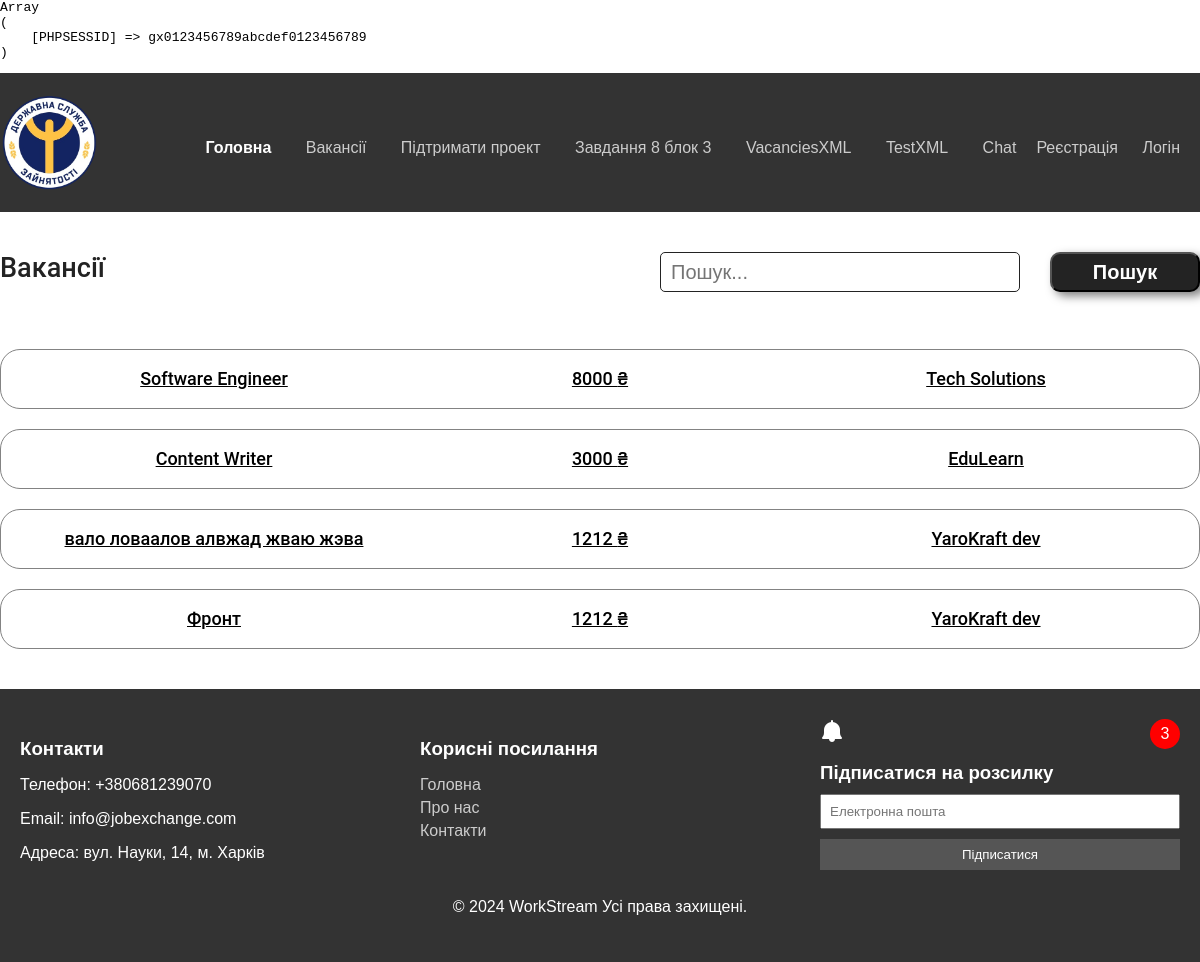
Before: /vacancies with the older database file.
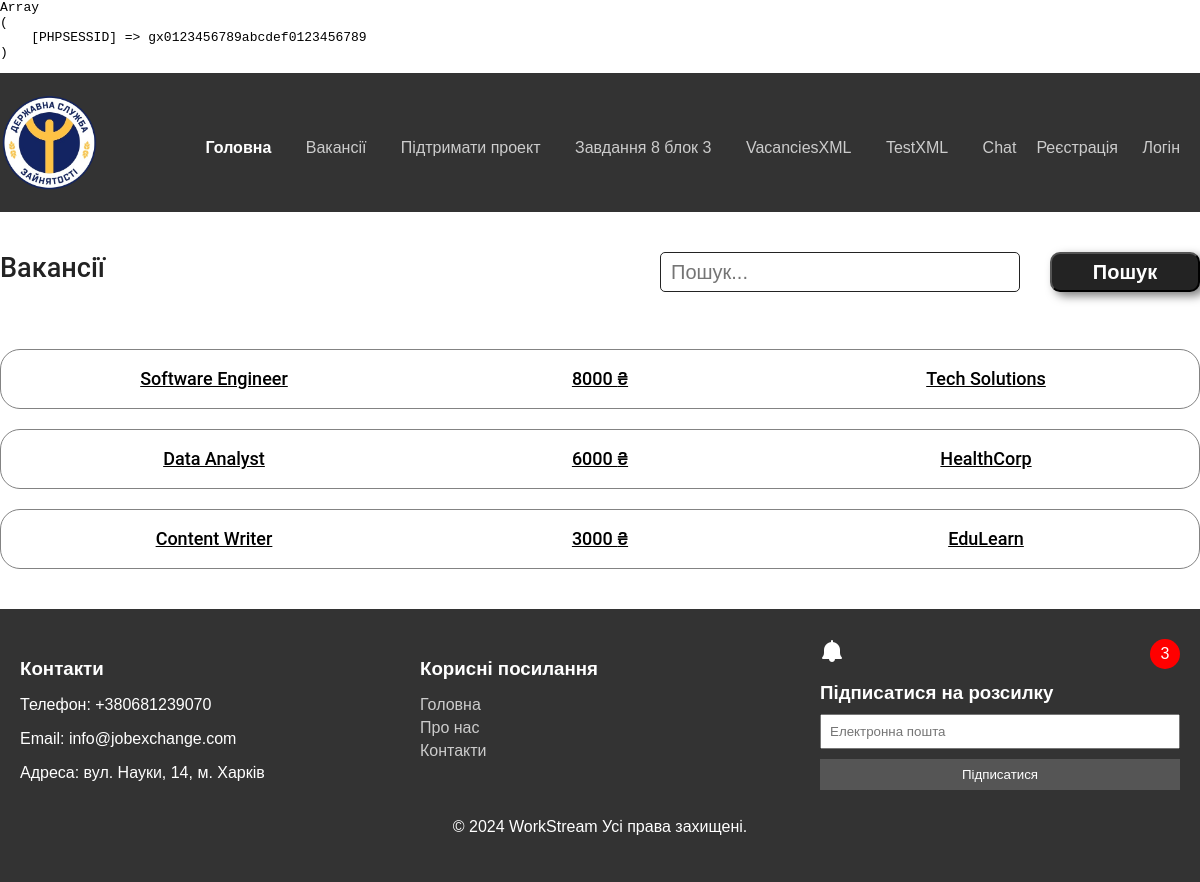
After: the same page with the newer database file.
### tables this page shows
CREATE TABLE vacancy (
                vacancy_id          INTEGER         PRIMARY KEY AUTOINCREMENT,
                description         TEXT            NOT NULL,
                is_remote           INTEGER         DEFAULT 0,
                monthly_salary      DECIMAL (10, 2),
                worker_competence   TEXT,
                profile_requirement TEXT,
                language            VARCHAR (255),
                is_blocked          INTEGER         DEFAULT 0,
                creation_date       DATETIME        DEFAULT CURRENT_TIMESTAMP,
                is_closed           INTEGER         DEFAULT 0,
                location            TEXT,
                company_id                          REFERENCES company (company_id) 
            );

CREATE TABLE company (
                company_id INTEGER PRIMARY KEY AUTOINCREMENT,
                name VARCHAR(255) NOT NULL,
                password VARCHAR(255) NOT NULL,
                description TEXT,
                link VARCHAR(255),
                location VARCHAR(255),
                creation_date DATETIME NOT NULL DEFAULT CURRENT_TIMESTAMP
            );

### views/vacancies.php (called while the page is built, shortened)
<?php
    require './classes/vacancies.php';
    $searchTerm = isset($_GET['search']) ? $_GET['search'] : '';
    $page = new VacanciesPage($searchTerm);
    $page->displayHeader();
    $page->displayBody();
    $page->displayFooter();
?>

### classes/vacancies.php (the view, shortened to what this page needs)
<?php
    require 'page.php';
    class VacanciesPage extends Page
    {
        private $database_file = 'lw1.db';
        private $conn;
        private $vacancies = [];
        public function __construct($searchTerm = '')
        {
            $this->conn = new SQLite3($this->database_file);
            $this->getVacancies($searchTerm);
        }
        private function getVacancies($searchTerm = ''): void
        {
            $query = 'SELECT v.*, c.name AS company_name FROM vacancy v LEFT JOIN company c ON v.company_id = c.company_id WHERE v.is_closed = 0';
            if (!empty($searchTerm)) {
                $query .= ' AND c.name LIKE :search';
                $stmt = $this->conn->prepare($query);
                $stmt->bindValue(':search', '%' . $searchTerm . '%', SQLITE3_TEXT);
                $result = $stmt->execute();
            } else {
                $result = $this->conn->query($query);
            }
            while ($row = $result->fetchArray(SQLITE3_ASSOC)) {
                $this->vacancies[] = $row;
            }
        }
        public function displayBodyContent(): void
        {
            $search = isset($_GET['search']) ? $_GET['search'] : '';
            echo "<div class='page__title'>Вакансії";
            echo "
            <form method='get' action='/vacancies' class='search-form'>
                <input type='text' name='search' placeholder='Пошук...' class = 'search_input' value='{$search}' />
                <button type='submit' class = 'search_button'>Пошук</button>
            </form>
        ";
            echo "</div>";
            echo "<div class='vacancies__row'>";
            foreach ($this->vacancies as $vacancy) {
                $is_company = isset($_COOKIE['type']) && $_COOKIE['type'] == 'company' &&  $_COOKIE['company_id'] == $vacancy['company_id'];
                echo "
           <div class='vacancie_wraper'>
                <a href='/vacancie/{$vacancy['vacancy_id']}' class='vacancie " . ($is_company ? "vacancie_wraper_company" : "") . "'>
                    <div class='vacancie__title'> {$vacancy['description']}</div>
                    <div class='vacancie__title'> {$vacancy['monthly_salary']} ₴</div>
                    <div class='vacancie__title'>   {$vacancy['company_name']}</div>
                </a>
                ";
                echo "
                </div>
                ";
            }
            echo '</div>';
        }
    }
?>

### index.php (shortened to what this page needs)
<?php
$request = $_SERVER['REQUEST_URI'];
switch ($request) {
    case '/vacancies':
        require __DIR__ . '/views/vacancies.php';
        break;
}
?>

### classes/page.php (shortened to what this page needs)
<?php
    class Page
    {
        public function displayHeader()
        {
            echo '<pre>';
            print_r($_COOKIE);
            echo '</pre>';
            echo '
            <head>
                <meta charset="UTF-8">
                <meta name="viewport" content="width=device-width, initial-scale=1.0">
                <title>Сайт</title>
                <link rel="stylesheet" href="../style.css">
            </head>
            <header>
                <div class="header-content">
                    <div class="wrap-logo">
                        <a href="/" class="logo">
                            <img src="/assets/images/Логотип_ДСЗУ.png" alt="WorkStream Logo">
                        </a>
                    </div>
                    <nav>
                        <div class="navcontainer">
                            <a class="nav-item active" href="/">Головна</a>
                            <a class="nav-item" href="/vacancies">Вакансії</a>';
            echo '
                            <a class="nav-item" href="/donat">Підтримати проект</a>
                            <a class="nav-item" href="/block3task8">Завдання 8 блок 3</a>
                            <a class="nav-item" href="/VacanciesXML">VacanciesXML</a>
                            <a class="nav-item" href="/TestXML">TestXML</a>
                            <a class="nav-item" href="/Chat">Chat</a>
                        </div>';
            echo '<div class="logout-container">';
            if (isset($_COOKIE['login'])) {
                $login = $_COOKIE['login'];
                echo "<a href=\"/profile\">Профіль $login</a>";
                echo "<form action=\"\" method=\"post\">
                        <input type=\"submit\" name=\"logout\" value=\"Розлогінитися\" class=\"logout-button\">
                      </form>";
            } else {
                echo '<a href="/regist">Реєстрація</a>
                      <a href="/login">Логін</a>';
            }
            echo '</div>';
            echo '
                    </nav>
                </div>
            </header>';
        }
        public function displayBody()
        {
            echo '<main>';
            echo '<div class = "container">';
            $this->displayBodyContent();
            echo '</div>';
            echo '</main>';
        }
        public function displayFooter()
        {
            $db = new SQLite3('lw1.db');
            $unreadMessagesQuery = "SELECT COUNT(*) FROM message WHERE is_read = 0";
            $unreadMessagesResult = $db->querySingle($unreadMessagesQuery);
            $buttonClass = ($unreadMessagesResult == 0) ? 'notification-button-empty' : 'notification-button';
            echo '
    <head>
    <meta charset="UTF-8">
    <meta name="viewport" content="width=device-width, initial-scale=1.0">
    <title>Сайт</title>
    <link rel="stylesheet" href="style.css">
    </head>
    <footer>
    <div class="footer-wrapper">
        <div class="footer-section">
            <h3>Контакти</h3>
            <p>Телефон: +380681239070</p>
            <p>Email: info@jobexchange.com
            </p>
            <p>Адреса: вул. Науки, 14, м. Харків
            </p>
        </div>
        <div class="footer-section">
            <h3>Корисні посилання</h3>
            <ul>
                <li><a href="#home">Головна</a></li>
                <li><a href="#about">Про нас</a></li>
                <li><a href="#contact">Контакти</a></li>
            </ul>
        </div>
        <div class="footer-section">
            <div class="' . $buttonClass . ' notification-button">
                <span class="notification-count">' . $unreadMessagesResult . '</span>
                <img src="assets\images\icons8-notification-24.png" alt="Иконка">
            </div>
            <h3>Підписатися на розсилку</h3>
            <form action="#" method="post">
                <input type="email" name="email" placeholder="Електронна пошта">
                <button type="submit">Підписатися</button>
            </form>
        </div>
    </div>
    <div class="copyright">
        <p>&copy; 2024 WorkStream Усі права захищені.</p>
    </div>
    </footer>
    <script src="/assets/js/vacancies.js"></script>
    <script src="/assets/js/vacanciesInfo.js"></script>
    <script src="/assets/js/interview.js"></script>
    <script>
        document.addEventListener("DOMContentLoaded", function() {
            // Получаем кнопку уведомлений
            var notificationButton = document.querySelector(".notification-button");
            // Проверяем, что кнопка существует, чтобы избежать ошибок
            if (notificationButton) {
                // Добавляем обработчик события при нажатии на кнопку
                notificationButton.addEventListener("click", function() {
                    // Перенаправляем пользователя на страницу чата
                    window.location.href = "/Chat";
                });
            }
        });
    </script>
    ';
        }
    }
?>

### style.css (style rules this page uses)
* { box-sizing: border-box; }
form { display: inline; }
.logout-container { margin-right: 10px; display: inline; text-align: right; }
.navcontainer { display: inline; }
header { background-color: #333; padding: 20px 0; text-align: center; }
.logo { color: #fff; text-decoration: none; font-size: 24px; font-weight: bold; }
nav { display: flex; margin-top: 10px; justify-content: space-between; }
nav a { color: #ccc; text-decoration: none; margin: 0 10px; transition: color 0.3s; }
nav a.active { color: #fff; }
footer { background-color: #333; color: #fff; padding: 30px 0; position: relative; bottom: 0; width: 100%; }
.footer-wrapper { display: flex; justify-content: space-around; max-width: 1200px; margin: 0 auto; }
.footer-section { width: 30%; }
.footer-section h3 { margin-bottom: 10px; }
.footer-section ul { list-style-type: none; padding: 0; }
.footer-section ul li { margin-bottom: 5px; }
.footer-section ul li a { color: #ccc; text-decoration: none; }
.footer-section form input[type="email"] { width: 100%; padding: 8px; margin-bottom: 10px; }
.footer-section form button { width: 100%; padding: 8px; background-color: #555; color: #fff; border: none; cursor: pointer; }
.notification-button { position: relative; cursor: pointer; }
.notification-count { position: absolute; top: 0; right: 0; background-color: red; color: white; border-radius: 50%; width: 30px; height: 30px; font-size: 16px; display: flex; justify-content: center; align-items: center; }
.copyright { text-align: center; margin-top: 20px; }
a { color: #000; }
main { display: flex; justify-content: center; flex-direction: row; padding: 40px 0; }
.container { width: 1200px; }
.vacancies__row { display: flex; flex-direction: column; margin-top: 30px; row-gap: 20px; }
.page__title { font-family: "Roboto", sans-serif; font-style: normal; font-weight: 500; font-size: 27px; line-height: 32px; color: #232323; display: flex; flex-direction: row; justify-content: space-between; }
.vacancie_wraper { width: 100%; display: flex; flex-direction: row; }
.vacancie { width: 100%; height: 60px; border: 1px solid #838383; border-radius: 20px; display: flex; justify-content: space-between; align-items: center; padding: 0 20px; }
.vacancie .vacancie__title { text-decoration: none; width: 100%; text-align: center; font-family: "Roboto", sans-serif; font-style: normal; font-weight: 500; font-size: 18px; line-height: 32px; color: #000; }
button { cursor: pointer; }
.logo img { width: 100px; height: auto; }
.header-content { display: flex; justify-content: space-between; align-items: center; }
.wrap-logo { margin-right: 20px; }
.nav-item { margin-left: 20px; }
.nav-item.active { font-weight: bold; }
.search_input { width: 360px; height: 40px; border: 1.5px solid #232323; border-radius: 5px; font-family: Arial, sans-serif; font-style: normal; font-weight: 400; font-size: 20px; line-height: 22px; display: flex; align-items: center; padding-left: 10px; color: #181818; }
.search-form { display: flex; flex-direction: row; }
.search_button { width: 150px; height: 40px; margin-left: 30px; display: flex; justify-content: center; color: #fff; background: #232323; box-shadow: 5px 4px 10px rgba(0, 0, 0, 0.5); border-radius: 10px; font-family: Arial, sans-serif; font-style: normal; font-weight: 700; font-size: 20px; line-height: 28px; display: flex; align-items: center; text-align: center; color: #FFFFFF; }

Changed rows visible on the page:
removed vacancy: description "вало ловаалов алвжад жваю жэва", monthly_salary "1212", company.name "YaroKraft dev"
removed vacancy: description "Фронт", monthly_salary "1212", company.name "YaroKraft dev"
added vacancy: description "Data Analyst", monthly_salary "6000", company.name "HealthCorp"
